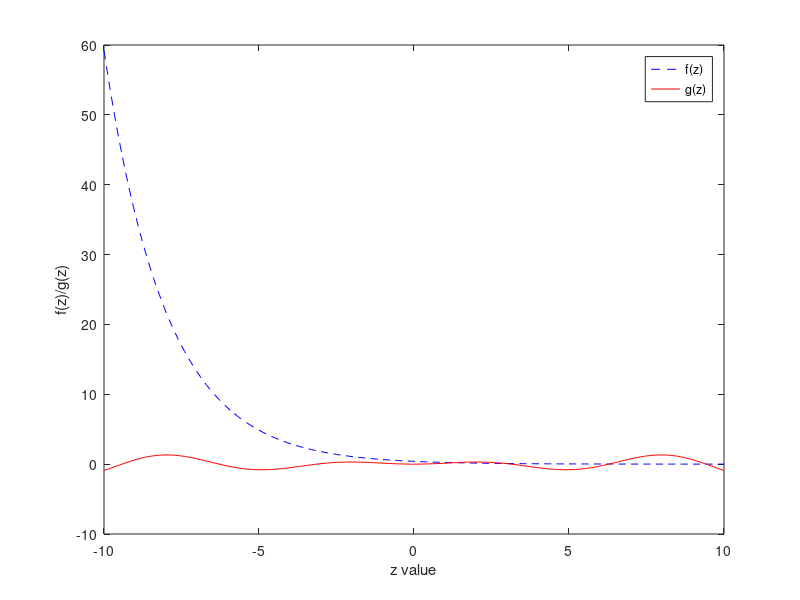

MATLAB code to generate this figure:
% Name: Andrew Pang
% Date: 22 MAR 2019
% Task 2 : Graph functions
clear all; close all; clc;

%Create a row vector z from -10 to 10 with increment 0.1
z = -10:0.1:10;

%Calculates value of f(z) for each value of z
fz = (1/sqrt(2*pi))*exp((z*-1)./2);

%Calculates value of g(z) for each value of z
gz = (z/6).*(sin(z));

%plots f(z) agaisnt z
plot(z,fz,'b--');

%hold onto the current plot to plot a second graph
hold on;

%plots g(z) against z
plot(z,gz,'r-');

%set labels for x and y axes and turn on legend
xlabel('z value');
ylabel('f(z)/g(z)');
legend('f(z)','g(z)');

hold off;


